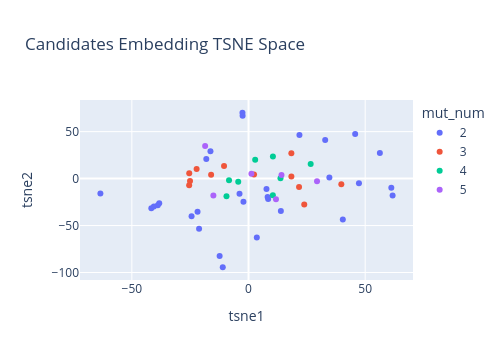

This figure's notebook cell:
### Code cell
data_with_embed_taged['mut_num'] = data_with_embed_taged['mut_num'].astype(str)
px.scatter(data_with_embed_taged[data_with_embed_taged['candidates_tag']==1], x='tsne1', y='tsne2', color='mut_num',
          width=500, title='Candidates Embedding TSNE Space')

### Figure 1 — Plotly figure (JSON) as saved in the notebook; plotly's stock layout.template omitted (floating-point values rounded to 4 significant figures)
{"data": [{"hovertemplate": "mut_num=2<br>tsne1=%{x}<br>tsne2=%{y}<extra></extra>", "legendgroup": "2", "marker": {"color": "#636efa", "symbol": "circle"}, "mode": "markers", "name": "2", "orientation": "v", "showlegend": true, "type": "scatter", "x": [34.65, 45.7, 56.28, 32.86, 21.82, 61.75, 47.33, 61.19, -2.595, -2.534, -16.31, -18.1, 8.422, -3.859, 7.701, 8.183, -2.169, 13.86, -63.48, -41.65, -21.19, 3.558, -38.27, -21.85, -38.87, -40.56, 40.42, -24.41, -11.04, -12.38], "xaxis": "x", "y": [1.285, 47.58, 27.35, 41.12, 46.31, -18.09, -4.982, -9.625, 70.11, 66.88, 29.13, 20.77, -21.66, -16.26, -11.01, -19.61, -24.65, -34.6, -15.87, -31.63, -53.39, -62.69, -26.19, -35.17, -28.3, -29.71, -43.66, -40.0, -94.4, -82.39], "yaxis": "y"}, {"hovertemplate": "mut_num=3<br>tsne1=%{x}<br>tsne2=%{y}<extra></extra>", "legendgroup": "3", "marker": {"color": "#EF553B", "symbol": "circle"}, "mode": "markers", "name": "3", "orientation": "v", "showlegend": true, "type": "scatter", "x": [-25.07, 2.359, -25.44, 23.88, -16.03, -22.25, -25.41, 21.66, 18.36, 18.37, 39.78, -10.49], "xaxis": "x", "y": [-2.485, 4.297, -7.144, -27.46, 4.014, 10.15, 5.79, -8.997, 27.06, 2.269, -6.062, 13.47], "yaxis": "y"}, {"hovertemplate": "mut_num=4<br>tsne1=%{x}<br>tsne2=%{y}<extra></extra>", "legendgroup": "4", "marker": {"color": "#00cc96", "symbol": "circle"}, "mode": "markers", "name": "4", "orientation": "v", "showlegend": true, "type": "scatter", "x": [10.45, 13.7, 10.43, -9.44, 2.855, -8.35, 26.64, -4.409], "xaxis": "x", "y": [23.49, 0.4289, -17.85, -18.71, 20.11, -1.64, 15.65, -3.284], "yaxis": "y"}, {"hovertemplate": "mut_num=5<br>tsne1=%{x}<br>tsne2=%{y}<extra></extra>", "legendgroup": "5", "marker": {"color": "#ab63fa", "symbol": "circle"}, "mode": "markers", "name": "5", "orientation": "v", "showlegend": true, "type": "scatter", "x": [11.77, -18.59, 29.36, 14.13, -15.06, 1.248], "xaxis": "x", "y": [-21.99, 34.58, -2.941, 3.738, -17.93, 5.224], "yaxis": "y"}], "layout": {"height": 360, "legend": {"title": {"text": "mut_num"}, "tracegroupgap": 0}, "title": {"text": "Candidates Embedding TSNE Space"}, "width": 500, "xaxis": {"anchor": "y", "autorange": true, "domain": [0, 1], "range": [-72.25, 70.52], "title": {"text": "tsne1"}, "type": "linear"}, "yaxis": {"anchor": "x", "autorange": true, "domain": [0, 1], "range": [-108.0, 83.69], "title": {"text": "tsne2"}, "type": "linear"}}}
